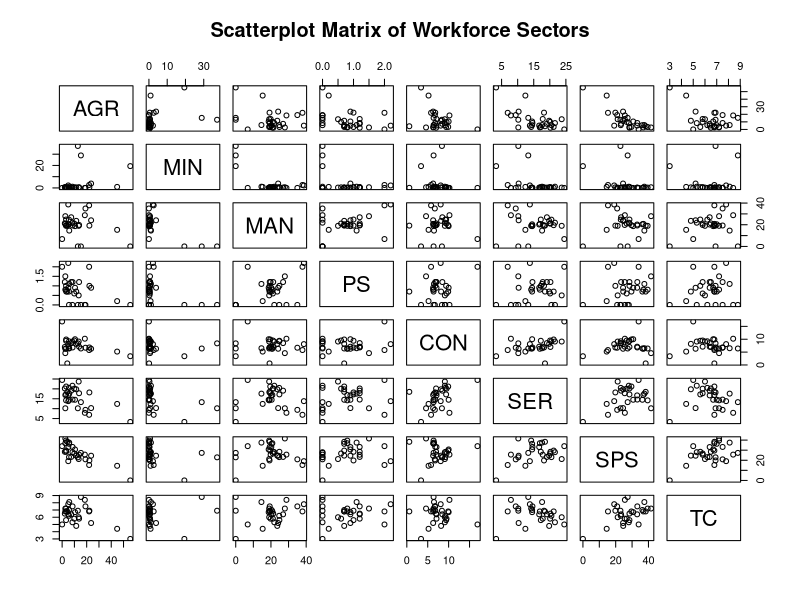
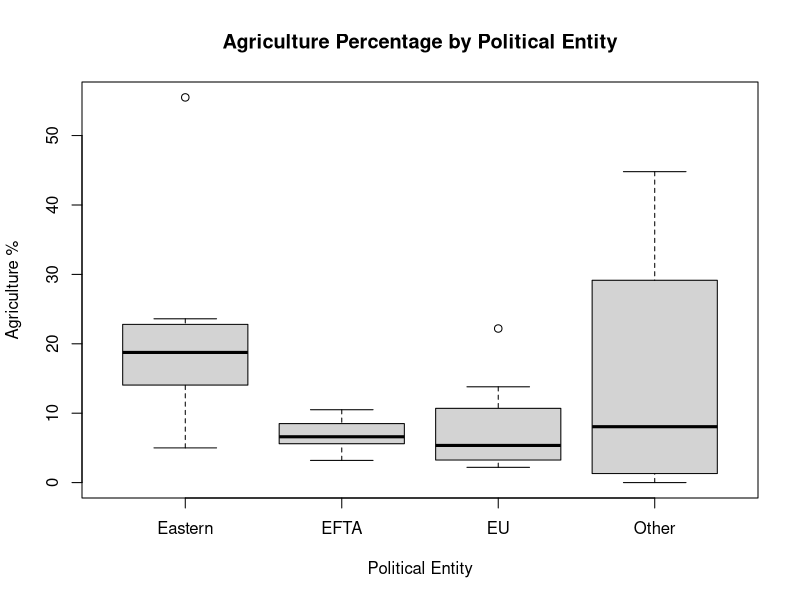
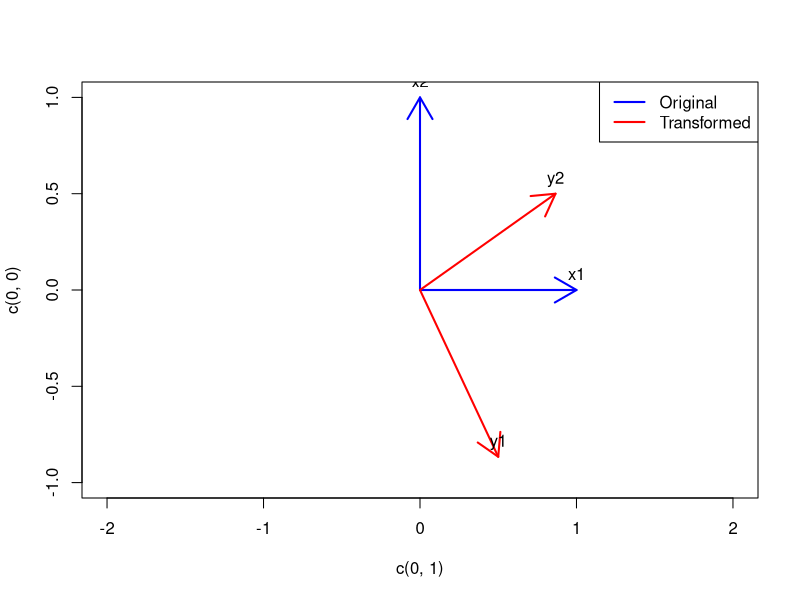

Recreate these plots in R, in order.
## ---- chunk 1
knitr::opts_chunk$set(echo = TRUE)
## ---- chunk 2
workforce <- read.table("Data/workforce.txt", header=TRUE)

sectorData <- workforce[, c("AGR", "MIN", "MAN", "PS", "CON", "SER", "SPS", "TC")]

pairs(sectorData, main="Scatterplot Matrix of Workforce Sectors")

## ---- chunk 3
boxplot(AGR ~ Group, data=workforce,
        main="Agriculture Percentage by Political Entity",
        xlab="Political Entity", ylab="Agriculture %")



## ---- chunk 4
summaryStats <- data.frame(
  Mean = apply(sectorData, 2, mean),
  Variance = apply(sectorData, 2, var),
  StdDev = apply(sectorData, 2, sd)
)

# Correlation matrix:
corMatrix <- cor(sectorData)
print(corMatrix)
print(summaryStats)
## ---- chunk 5
library(dplyr)

groupStats <- workforce %>%
  group_by(Group) %>%
  summarise(across(c(AGR, MIN, MAN, PS, CON, SER, SPS, TC),
                   list(mean = mean, variance = var, sd = sd),
                   .names = "{.col}_{.fn}"))
print(groupStats)
## ---- chunk 6

x1 <- c(1, 0)
x2 <- c(0, 1)

Q <- matrix(c(1/2, sqrt(3)/2, -sqrt(3)/2, 1/2), nrow=2, byrow=TRUE)

y1 <- Q %*% x1
y2 <- Q %*% x2

plot(c(0,1), c(0,0), type="n", xlim=c(-2,2), ylim=c(-1,1))
arrows(0, 0, x1[1], x1[2], col="blue", lwd=2)
arrows(0, 0, x2[1], x2[2], col="blue", lwd=2)
text(x1[1], x1[2], "x1", pos=3)
text(x2[1], x2[2], "x2", pos=3)

arrows(0, 0, y1[1], y1[2], col="red", lwd=2)
arrows(0, 0, y2[1], y2[2], col="red", lwd=2)
text(y1[1], y1[2], "y1", pos=3)
text(y2[1], y2[2], "y2", pos=3)
legend("topright", legend=c("Original", "Transformed"), col=c("blue", "red"), lwd=2)
